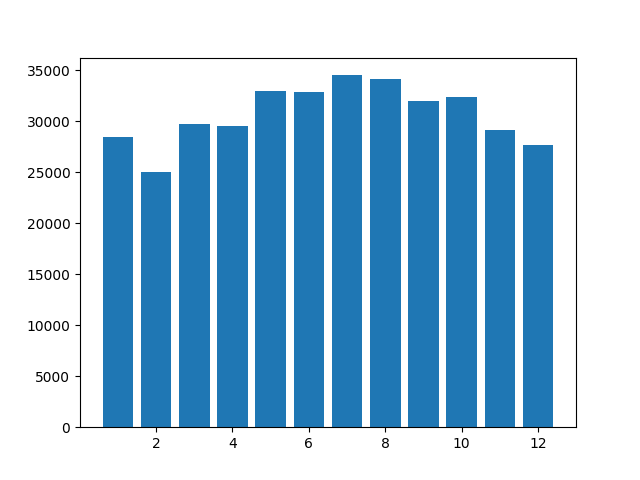

Write the Python code that produced this figure.
from pyspark import SparkContext
from pyspark.sql import SQLContext
from pyspark.sql.types import *

import sys
import re

# import pandas as pd
import matplotlib.pyplot as plt

def parse_line(line):
    one_sample = re.split(r',(?=(?:[^\"]*\"[^\"]*\")*[^\"]*$)', line) # skip commas in quotes
    month = one_sample[2][0:2]
    one_sample.append(int(month)) # add month column
    return one_sample 

if __name__ == "__main__":
    # create RDD from csv
    sc = SparkContext(appName="exercise1"); sc.setLogLevel("Error")
    sqlContext = SQLContext(sc)

    lines = sc.textFile(sys.argv[1]); lines.persist()
    header = lines.first(); header_ls = header.split(",") # extract header
    lines_filtered = lines.filter(lambda row: row != header) # discard first row
    lines.unpersist()

    data = lines_filtered.map(parse_line) # RDD[list]
    data.persist() 

    # create schema and register dataframe as a table
    fields = [StructField(field_name, StringType(), True) for field_name in header_ls] + [StructField("Month", IntegerType(), True)]
    schema = StructType(fields)

    schemaCrime = sqlContext.createDataFrame(data, schema); data.unpersist()
    schemaCrime.registerTempTable("crime")

    # query results
    results = sqlContext.sql("SELECT Month, COUNT(DISTINCT ID) AS NumCrimes FROM crime GROUP BY Year, Month ORDER BY Month;") # dataframe
    results.createOrReplaceTempView("tmp")
    results = sqlContext.sql("SELECT Month, AVG(NumCrimes) AS AvgCrimes FROM tmp GROUP BY Month ORDER BY Month;")

    # results.write.csv(sys.argv[2]) # write to file
    results = results.collect() # list of Row
    results = [(row["Month"], row["AvgCrimes"]) for row in results]
    D = dict(results) # convert to dictionary
    
    # make bar plot
    # plt.bar(df.Month, df.NumCrimes) # when df is pandas DF
    # plt.show()
    plt.bar(*zip(*D.items())) # when we use dict
    plt.savefig("fei_1.png")
    